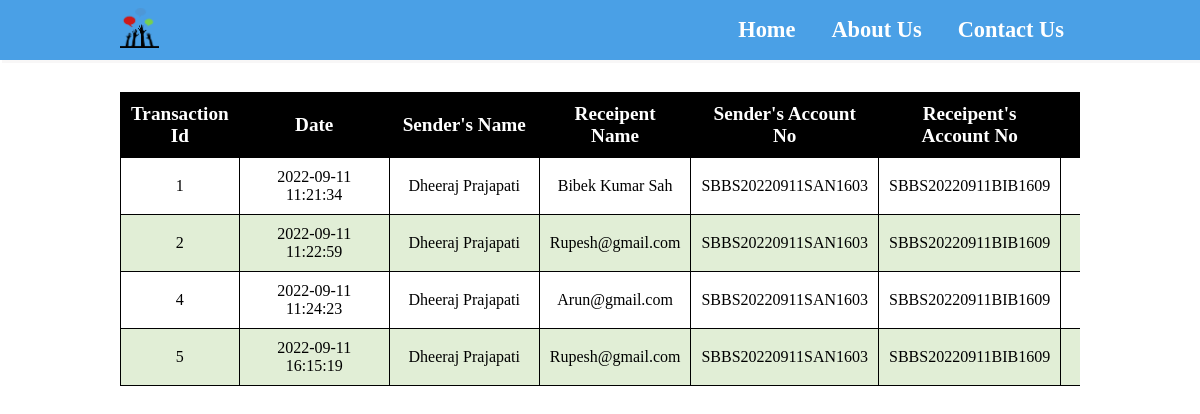
The app's page /TransactionHistory.php with its own data.
### tables this page shows
CREATE TABLE `transactiondetails` (
  `tid` int(11) NOT NULL,
  `tdate` timestamp NOT NULL DEFAULT current_timestamp(),
  `senderAccNumber` varchar(20) NOT NULL,
  `recipientAccNumber` varchar(20) NOT NULL,
  `senderName` varchar(50) NOT NULL,
  `recipientName` varchar(50) NOT NULL,
  `transactionAmt` int(11) NOT NULL,
  `message` varchar(255) DEFAULT NULL,
  `cid` int(11) NOT NULL
);

### TransactionHistory.php (the view, shortened to what this page needs)
<?php
    require_once("db.php");
    $sql = "select * from transactiondetails";
    $result = $conn->query($sql);
?>
<!DOCTYPE html>
<html lang="en">
<head>
    <link rel="stylesheet" href="Css/style.css">
    <link rel="stylesheet" href="https://cdnjs.cloudflare.com/ajax/libs/font-awesome/6.2.0/css/all.min.css"
 />
</head>
<body>
        <?php include_once("nav2.php")?>
        <div class="tableContainer container ">
            <table border="1px" class="customerTable ">
                <thead>
                    <tr>
                        <th>Transaction Id</th>
                        <th>Date</th>
                        <th>Sender's Name</th>
                        <th>Receipent Name</th>
                        <th>Sender's Account No</th>
                        <th>Receipent's Account No</th>
                        <th>Transaction Amount</th>
                    </tr>
                </thead>
                <tbody>
                    <?php
                        if($result->num_rows){
                            while($row = $result->fetch_assoc()){
                                echo "<tr>" ;
                                echo "<td>", $row['tid'] , "</td>";
                                echo "<td>", $row['tdate'] , "</td>";
                                echo "<td>", $row['senderName'] , "</td>";
                                echo "<td>", $row['recipientName'] , "</td>";
                                echo "<td>", $row['senderAccNumber'] , "</td>";
                                echo "<td>", $row['recipientAccNumber'] , "</td>";
                                echo "<td>", $row['transactionAmt'] , "</td>";
                                echo "</tr>";
                            }
                        }
                    ?>
                </tbody>
            </table>
        </div>
</body>
</html>

### nav2.php (shortened to what this page needs)
<nav class="customerNav">
            <div class="container navbar">
                <div id="logo">
                    <img src="img/logo.png" alt="Grip - Basic Banking System">
                </div>
                <div class="navbarlist">
                    <a href="index.php">Home</a>
                    <a href="./#about">About Us</a>
                    <a href="./#contact">Contact Us</a>
                </div>
            </div>
        </nav>

### Css/style.css (style rules this page uses)
* { margin: 0; padding: 0; box-sizing: border-box; text-decoration: none; outline: none; }
html { font-size: 16px; overflow-x: hidden; scroll-behavior: smooth; }
body { overflow-x: hidden; }
.container { width: 80vw; margin: auto; }
nav { width: 100vw; box-shadow: 2px 3px #e7e4e44d; }
.navbar { height: 60px; display: flex; justify-content: space-between; align-items: center; }
#logo img { height: 40px; }
.navbarlist a { margin: 1rem; color: white; font-weight: bolder; font-size: 1.4rem; }
.customerNav { background-color: rgb(74, 160, 230); }
.tableContainer { overflow: scroll; margin-top: 2rem; margin-bottom: 4rem; }
.customerTable { width: 100%; }
table, th, td { border: 1px solid black; border-collapse: collapse; text-align: center; padding: 10px; }
td:not(:first-child) { min-width: 150px; }
.customerTable thead { background-color: black; color: white; font-size: 1.2rem; }
tr:nth-child(even) { background-color: #e1eed6; }

### records on screen
transactiondetails: tid "1", tdate "2022-09-11 11:21:34", senderName "Dheeraj Prajapati", recipientName "Bibek Kumar Sah", senderAccNumber "SBBS20220911SAN1603", recipientAccNumber "SBBS20220911BIB1609"
transactiondetails: tid "2", tdate "2022-09-11 11:22:59", senderName "Dheeraj Prajapati", recipientName "Rupesh@gmail.com", senderAccNumber "SBBS20220911SAN1603", recipientAccNumber "SBBS20220911BIB1609"
transactiondetails: tid "4", tdate "2022-09-11 11:24:23", senderName "Dheeraj Prajapati", recipientName "Arun@gmail.com", senderAccNumber "SBBS20220911SAN1603", recipientAccNumber "SBBS20220911BIB1609"
transactiondetails: tid "5", tdate "2022-09-11 16:15:19", senderName "Dheeraj Prajapati", recipientName "Rupesh@gmail.com", senderAccNumber "SBBS20220911SAN1603", recipientAccNumber "SBBS20220911BIB1609"
